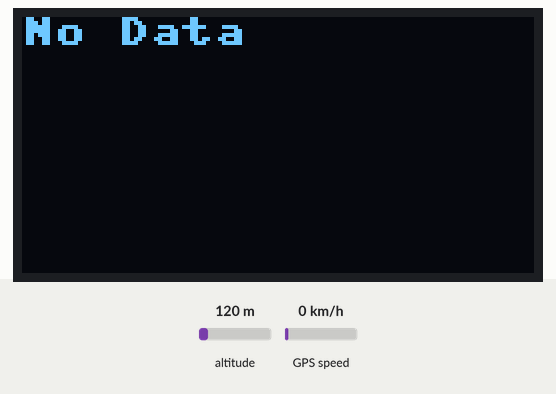
The program below on a simulated Raspberry Pi Pico running MicroPython. On the bench: 128×64 one-colour display. The inputs (shaded band) are chosen by the test bench; at power-on: GPS speed 0 km/h, altitude 120 m. The GPS gets a fix after 3 s at 37.7749, -122.4194 with 8 satellites; library files of the repository ran but are not shown: ssd1306.py, micropyGPS.py; what the program prints to the serial console is not drawn.

Above: at 1.2 s.
1.3 s: GPS speed set to 2 km/h
At 3.8 s:
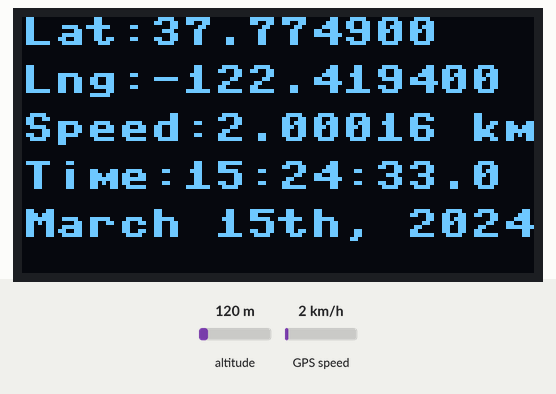
5.7 s: GPS speed set to 30 km/h
At 6.6 s:
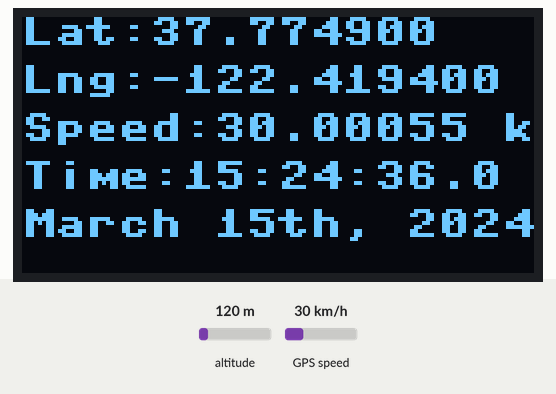
8.5 s: GPS speed set to 60 km/h
At 9.8 s:
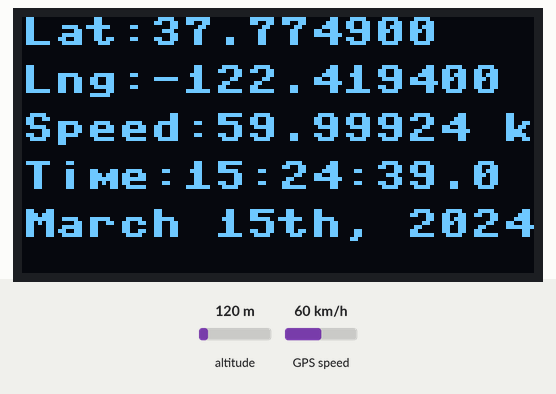
Timing chart, 0 to 11.5 s (numbered marks = the images above; inputs shaded):
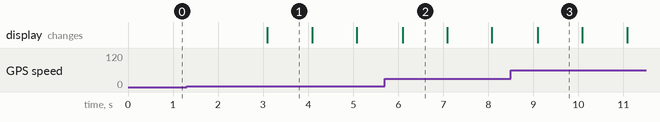

Measured:
- what the display in image 1 shows lasts 1.0 s, from 3.1 s to 4.1 s

The program:

gps2-rpi-pico.py
```python
from machine import Pin, UART, I2C
#Import utime library to implement delay
import utime, time

#________________________________________________________
from ssd1306 import SSD1306_I2C
#https://github.com/stlehmann/micropython-ssd1306
#________________________________________________________
from micropyGPS import MicropyGPS
#https://github.com/inmcm/micropyGPS
#________________________________________________________

##########################################################
#Oled I2C connection
i2c=I2C(0, sda=Pin(8), scl=Pin(9), freq=400000)
oled = SSD1306_I2C(128, 64, i2c)
##########################################################

##########################################################
#GPS Module UART Connection
gps_module = UART(1, baudrate=9600, tx=Pin(4), rx=Pin(5))
##########################################################


##########################################################
TIMEZONE = 5
my_gps = MicropyGPS(TIMEZONE)
##########################################################

##########################################################
def convert(parts):
    if (parts[0] == 0):
        return None

    data = parts[0]+(parts[1]/60.0)
    # parts[2] contain 'E' or 'W' or 'N' or 'S'
    if (parts[2] == 'S'):
        data = -data
    if (parts[2] == 'W'):
        data = -data

    data = '{0:.6f}'.format(data) # to 6 decimal places
    return str(data)
##########################################################

##########################################################
while True:
    #_________________________________________________
    #print(i2c.scan())
    length = gps_module.any()
    if length>0:
        b = gps_module.read(length)
        for x in b:
            msg = my_gps.update(chr(x))
    #_________________________________________________
    latitude = convert(my_gps.latitude)
    longitude = convert(my_gps.longitude)
    #_________________________________________________
    if (latitude == None and latitude == None):
        oled.fill(0)
        oled.text("No Data", 0, 0)
        oled.show()
        continue
    #_________________________________________________
    t = my_gps.timestamp
    #t[0] => hours : t[1] => minutes : t[2] => seconds
    gpsTime = '{:02d}:{:02d}:{:02}'.format(t[0], t[1], t[2])

    gpsdate = my_gps.date_string('long')
    speed = my_gps.speed_string('kph') #'kph' or 'mph' or 'knot'
    #_________________________________________________
    print('Lat:', latitude)
    print('Lng:', longitude)
    #print('time:', gpsTime)
    #print('Date:', gpsdate)
    #print('speed:', speed)
    #_________________________________________________
    oled.fill(0)
    oled.text('Lat:'+ latitude, 0, 0)
    oled.text('Lng:'+ longitude, 0, 12)
    oled.text('Speed:'+ speed, 0, 24)
    oled.text('Time:'+ gpsTime, 0, 36)
    oled.text(gpsdate, 0, 48)
    oled.show()
    #_________________________________________________

##########################################################
```
